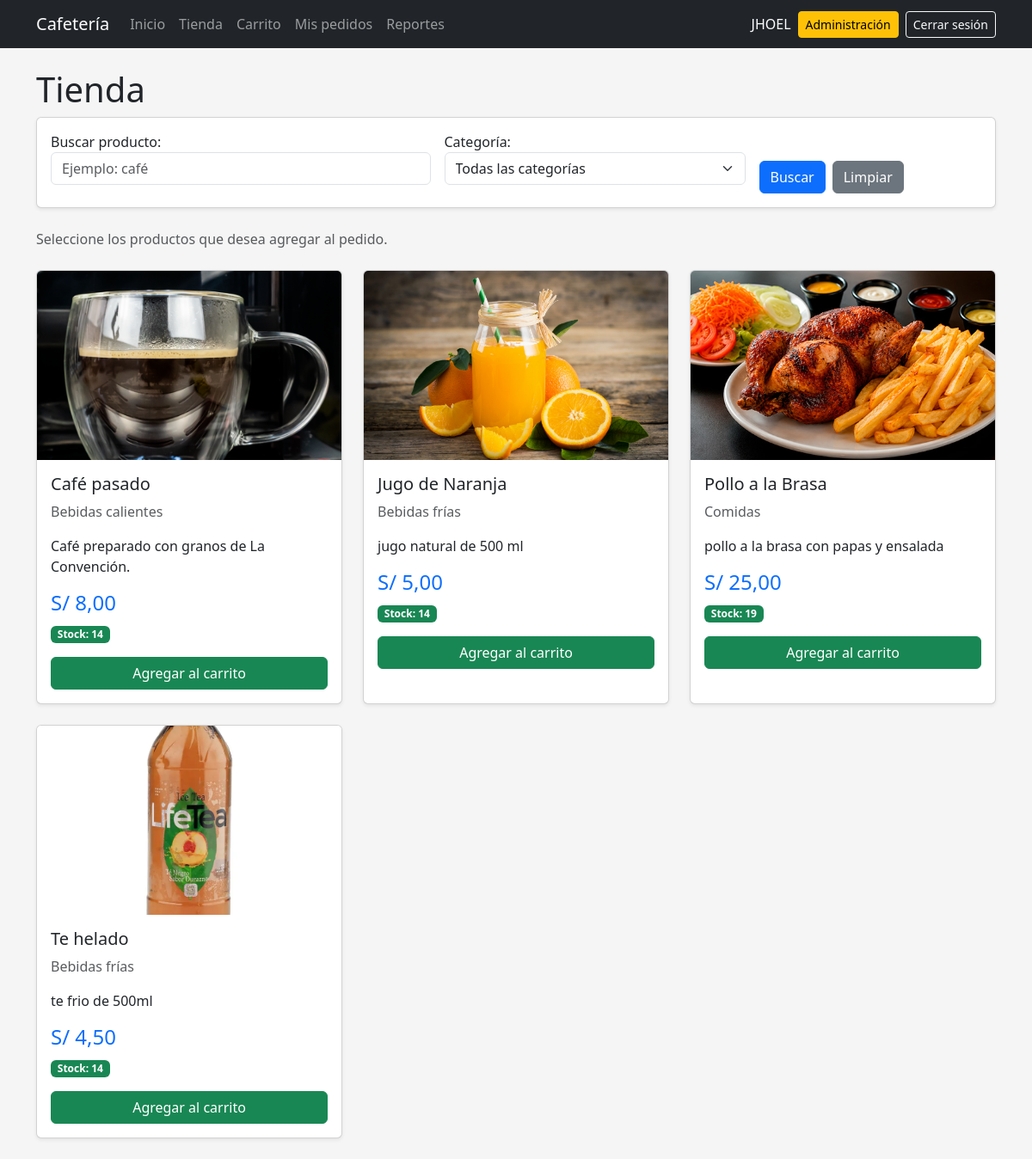
/tienda/ (signed in), run on the app's committed database.
### pedidos/models.py (models this page shows, shortened)
class Producto(models.Model):
    nombre = models.CharField(max_length=100)
    descripcion = models.TextField(blank=True)
    categoria = models.ForeignKey(
        Categoria,
        on_delete=models.SET_NULL,
        null=True,
        blank=True,
        related_name="productos",
    )
    precio = models.DecimalField(
        max_digits=8,
        decimal_places=2,
    )
    stock = models.PositiveIntegerField(default=0)
    imagen = models.ImageField(
        upload_to="productos/",
        blank=True,
    )
    activo = models.BooleanField(default=True)
    class Meta:
        ordering = ["nombre"]

class Categoria(models.Model):
    nombre = models.CharField(max_length=100)
    descripcion = models.TextField(blank=True)
    activo = models.BooleanField(default=True)
    def __str__(self):
        return self.nombre
    class Meta:
        verbose_name = "Categoría"
        verbose_name_plural = "Categorías"
        ordering = ["nombre"]

### pedidos/views.py (the view, shortened to what this page needs)
@login_required
def tienda(request):
    productos = (
        Producto.objects
        .filter(
            activo=True
        )
        .select_related(
            "categoria"
        )
        .order_by(
            "nombre"
        )
    )
    form = ProductoFiltroForm(
        request.GET or None
    )
    return render(
        request,
        "tienda/lista.html",
        {
            "productos": productos,
            "form": form,
        },
    )

### pedidos/forms.py (shortened to what this page needs)
class ProductoFiltroForm(forms.Form):
    busqueda = forms.CharField(
        required=False,
        label="Buscar producto",
        widget=forms.TextInput(
            attrs={
                "class": "form-control",
                "placeholder": "Ejemplo: café",
            }
        ),
    )
    categoria = forms.ModelChoiceField(
        required=False,
        queryset=Categoria.objects.filter(
            activo=True
        ).order_by("nombre"),
        empty_label="Todas las categorías",
        label="Categoría",
        widget=forms.Select(
            attrs={
                "class": "form-select",
            }
        ),
    )

### pedidos/templates/tienda/lista.html (shortened to what this page needs)
{% extends "base.html" %}
{% block content %}
<div class="mb-4">
    <h1>
        Tienda
    </h1>
<div class="card mb-4 shadow-sm">
    <div class="card-body">
        <form method="get">
            <div class="row g-3 align-items-end">
                <div class="col-md-5">
                    {{ form.busqueda.label_tag }}
                    {{ form.busqueda }}
                </div>
                <div class="col-md-4">
                    {{ form.categoria.label_tag }}
                    {{ form.categoria }}
                </div>
                <div class="col-md-3">
                    <div class="d-flex gap-2">
                        <button
                            type="submit"
                            class="btn btn-primary"
                        >
                            Buscar
                        </button>
                        <a
                            href="{% url 'tienda' %}"
                            class="btn btn-secondary"
                        >
                            Limpiar
                        </a>
                    </div>
                </div>
            </div>
        </form>
    </div>
</div>
    <p class="text-muted">
        Seleccione los productos
        que desea agregar al pedido.
    </p>
</div>
<div class="row g-4">
{% for producto in productos %}
<div class="col-md-6 col-lg-4">
    <div class="card h-100 shadow-sm">
        {% if producto.imagen %}
        <img
            src="{{ producto.imagen.url }}"
            class="card-img-top producto-imagen"
            alt="{{ producto.nombre }}"
        >
        {% else %}
        <div class="producto-sin-imagen">
            Sin imagen
        </div>
        {% endif %}
        <div class="card-body">
            <h5 class="card-title">
                {{ producto.nombre }}
            </h5>
            <p class="text-muted">
                {% if producto.categoria %}
                    {{ producto.categoria.nombre }}
                {% else %}
                    Sin categoría
                {% endif %}
            </p>
            <p>
                {{ producto.descripcion }}
            </p>
            <h4 class="text-primary">
                S/ {{ producto.precio }}
            </h4>
            {% if producto.stock > 0 %}
            <p>
                <span class="badge text-bg-success">
                    Stock:
                    {{ producto.stock }}
                </span>
            </p>
            <form
                method="post"
                action="{% url 'agregar_producto' producto.id %}"
            >
                <button
                    type="submit"
                    class="btn btn-success w-100"
                >
                    Agregar al carrito
                </button>
            </form>
            {% endif %}
        </div>
    </div>
</div>
{% empty %}
<div class="col-12">
    <div class="alert alert-info">
        No existen productos disponibles.
    </div>
</div>
{% endfor %}
</div>
{% endblock %}

### pedidos/templates/base.html (shortened to what this page needs)
{% load static %}
<!DOCTYPE html>
<html lang="es">
<head>
    <link
        href="https://cdn.jsdelivr.net/npm/bootstrap@5.3.3/dist/css/bootstrap.min.css"
        rel="stylesheet"
    >
    <link
        rel="stylesheet"
        href="{% static 'css/base.css' %}"
    >
</head>
<body>
{% if user.is_authenticated %}
<nav
    class="navbar navbar-expand-lg bg-dark"
    data-bs-theme="dark"
>
    <div class="container">
        <a
            class="navbar-brand"
            href="{% url 'inicio' %}"
        >
            Cafetería
        </a>
        <div
            class="collapse navbar-collapse"
            id="menuPrincipal"
        >
            <div class="navbar-nav me-auto">
                <a
                    class="nav-link"
                    href="{% url 'inicio' %}"
                >
                    Inicio
                </a>
                <a
                    class="nav-link"
                    href="{% url 'tienda' %}"
                >
                    Tienda
                </a>
                <a
                    class="nav-link"
                    href="{% url 'ver_carrito' %}"
                >
                    Carrito
                </a>
                <a
                    class="nav-link"
                    href="{% url 'mis_pedidos' %}"
                >
                    Mis pedidos
                </a>
                {% if user.is_staff %}
                <a
                    class="nav-link"
                    href="{% url 'reportes' %}"
                >
                    Reportes
                </a>
                {% endif %}
            </div>
            <div
                class="d-flex align-items-center gap-2"
            >
                <span
                    class="navbar-text text-white"
                >
                    {{ user.username }}
                </span>
                {% if user.is_staff %}
                <a
                    href="{% url 'admin:index' %}"
                    class="btn btn-warning btn-sm"
                >
                    Administración
                </a>
                {% endif %}
                <form
                    method="post"
                    action="{% url 'logout' %}"
                    class="m-0"
                >
                    <button
                        type="submit"
                        class="btn btn-outline-light btn-sm"
                    >
                        Cerrar sesión
                    </button>
                </form>
            </div>
        </div>
    </div>
</nav>
{% endif %}
<main class="container py-4">
    {% block content %}
    {% endblock %}
</main>
</body>
</html>

### static/css/base.css (style rules this page uses)
body { background-color: #f4f4f4; }
form input, form select, form textarea { width: 100%; padding: 8px; margin-bottom: 10px; }
.navbar form { width: auto; }
.navbar form button { width: auto; }
body { background-color: #f5f5f5; }
.producto-imagen { height: 220px; object-fit: cover; }
.card { transition: transform 0.2s; }

### data on the page
Producto: imagen (picture), nombre "Café pasado", categoria.nombre "Bebidas calientes", descripcion "Café preparado con granos de La Convención.", precio "8,00", stock "14"
Producto: imagen (picture), nombre "Jugo de Naranja", categoria.nombre "Bebidas frías", descripcion "jugo natural de 500 ml", precio "5,00", stock "14"
Producto: imagen (picture), nombre "Pollo a la Brasa", categoria.nombre "Comidas", descripcion "pollo a la brasa con papas y ensalada", precio "25,00", stock "19"
Producto: imagen (picture), nombre "Te helado", categoria.nombre "Bebidas frías", descripcion "te frio de 500ml", precio "4,50", stock "14"

### other printed values
{{ user.username }} "JHOEL"
